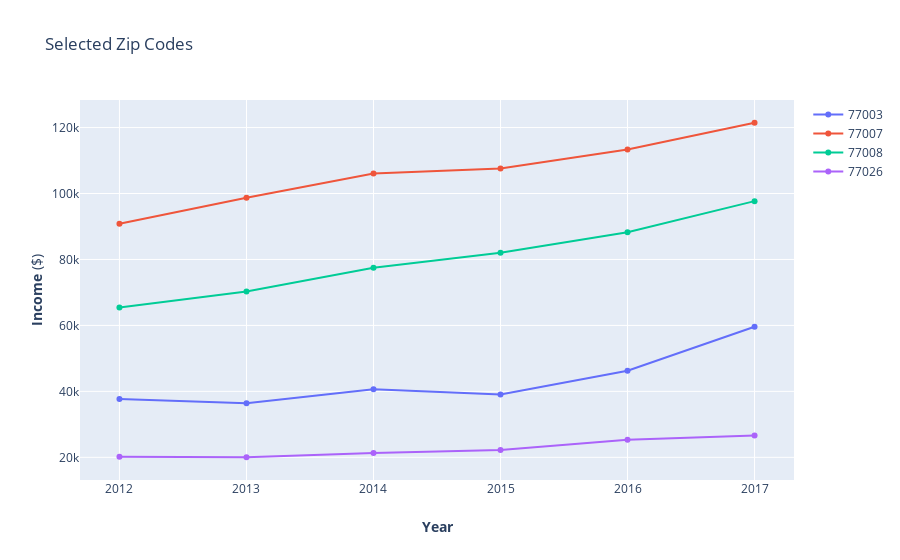

The code cell stored with this chart in its notebook:
### Code cell
### 4 Chosen Zip Codes income trend
fig = go.Figure()
# Create traces
fig.add_trace(go.Scatter(x=df_77003.Year, y=df_77003['Household Income'],name='77003'))
fig.add_trace(go.Scatter(x=df_77007.Year, y=df_77007['Household Income'],name='77007'))
fig.add_trace(go.Scatter(x=df_77008.Year, y=df_77008['Household Income'],name='77008'))
fig.add_trace(go.Scatter(x=df_77026.Year, y=df_77026['Household Income'],name='77026'))

fig.update_layout(title_text="Selected Zip Codes")
fig.update_yaxes(title_text="<b>Income</b> ($)")
fig.update_xaxes(title_text="<b>Year</b>")

fig.show()

### Figure 1 — Plotly figure (JSON) as saved in the notebook; plotly's stock layout.template omitted (floating-point values rounded to 4 significant figures)
{"data": [{"name": "77003", "type": "scatter", "x": [2012, 2013, 2014, 2015, 2016, 2017], "y": [37664, 36412, 40647, 39039, 46267, 59575]}, {"name": "77007", "type": "scatter", "x": [2012, 2013, 2014, 2015, 2016, 2017], "y": [90860, 98725, 106044, 107580, 113361, 121458]}, {"name": "77008", "type": "scatter", "x": [2012, 2013, 2014, 2015, 2016, 2017], "y": [65457, 70293, 77512, 82058, 88248, 97690]}, {"name": "77026", "type": "scatter", "x": [2012, 2013, 2014, 2015, 2016, 2017], "y": [20200, 20024, 21335, 22242, 25354, 26644]}], "layout": {"title": {"text": "Selected Zip Codes"}, "xaxis": {"title": {"text": "<b>Year</b>"}}, "yaxis": {"title": {"text": "<b>Income</b> ($)"}}}}
